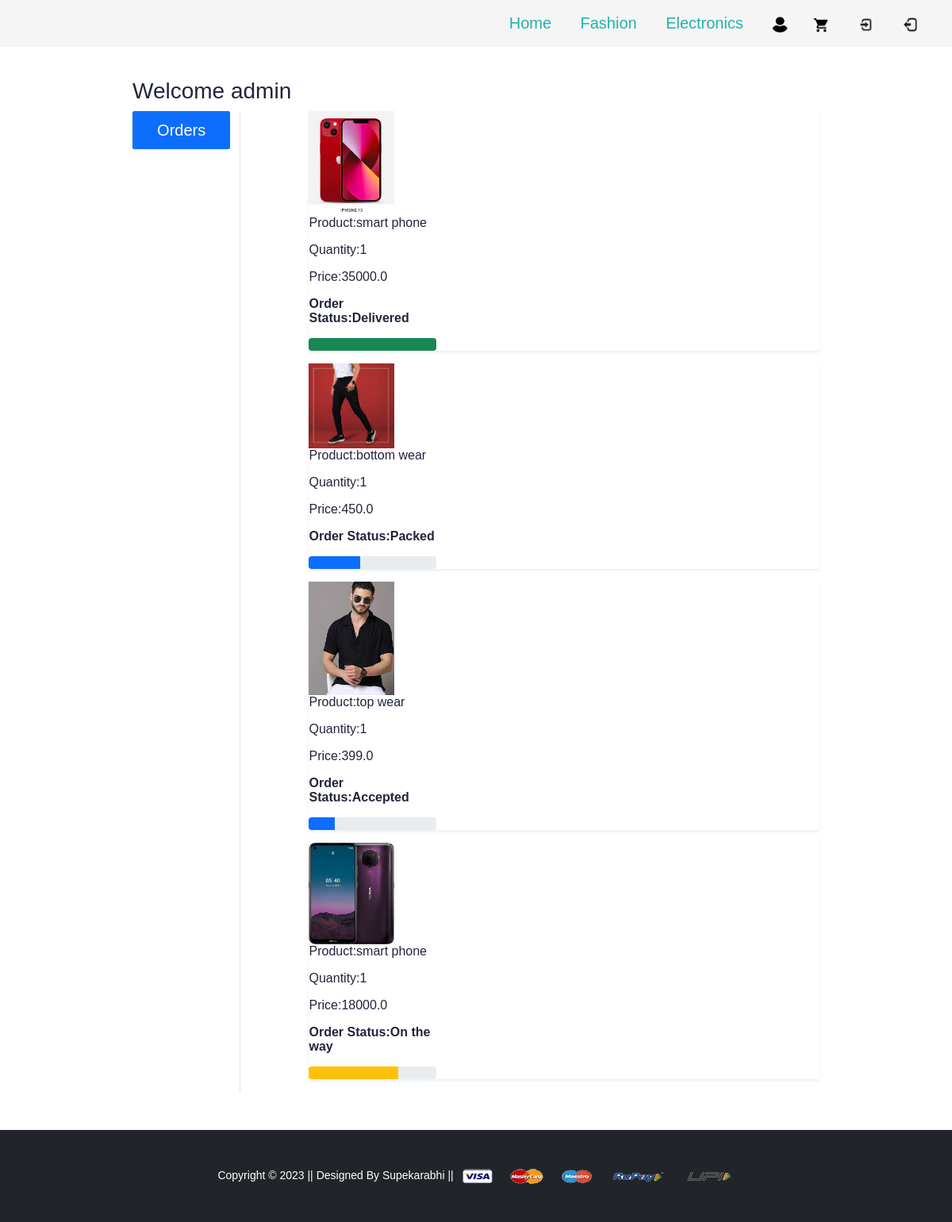
The page /orders/ (signed in) on the database as committed earlier.
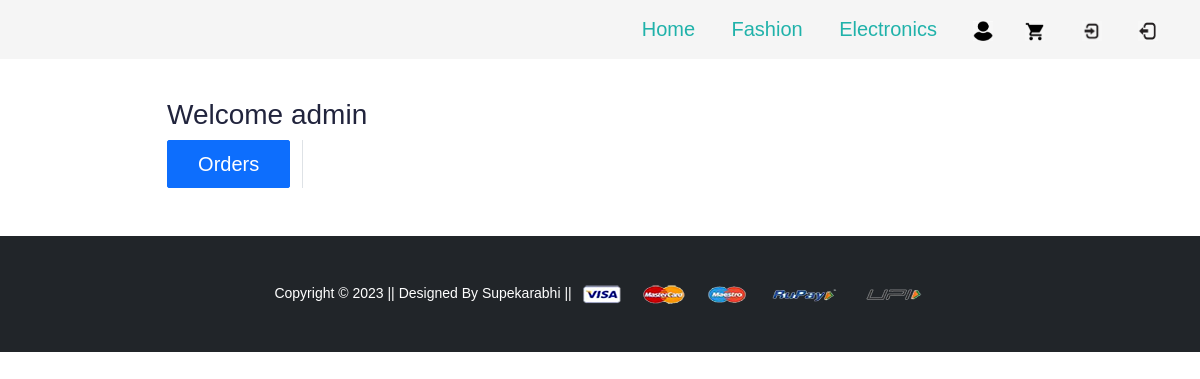
The same page on the database as committed later.
### app/models.py (models this page shows, shortened)
class OrderPlaced(models.Model):
    user=models.ForeignKey(User,on_delete=models.CASCADE)
    customer=models.ForeignKey(Customer,on_delete=models.CASCADE)
    product=models.ForeignKey(Product,on_delete=models.CASCADE)
    quantity=models.PositiveIntegerField(default=1)
    ordered_date=models.DateTimeField(auto_now_add=True)
    status=models.CharField(max_length=50,choices=STATUS_CHOICES,default='pending')
    @property
    def total_cost(self):
        return self.quantity * self.product.discounted_price

class Product(models.Model):
    title=models.CharField(max_length=100)
    selling_price=models.FloatField()
    discounted_price=models.FloatField()
    description=models.TextField()
    brand=models.CharField(max_length=100)
    category=models.CharField(choices=CATEGORY_CHOICES,max_length=2)
    product_image=models.ImageField(upload_to='productimg')

### app/views.py (the view)
# urls.py: path('orders/', views.orders, name='orders'),
@login_required
def orders(request):
 op=OrderPlaced.objects.filter(user=request.user)
 return render(request, 'app/orders.html',{'order_placed':op})

### app/templates/app/orders.html (shortened to what this page needs)
{% extends 'app/base.html' %}
{% load static %}
{% block main-content %}
<div class="container my-5">
 <div class="single_catagory_area row">
 <h3>Welcome <span class="text-capitalizer">{{request.user}}</span></h3>
  <div class="col-sm-2 border-end">
   <ul class="list-unstyled">
    <li class="d-grid"><a href="{% url 'orders' %}" class="btn btn-primary">Orders</a></li>
   </ul>
  </div>
  <div class="col-sm-9 offset-sm-1">
  {% for op in order_placed %}
   <div class="roow shadow-sm mb-3">
    <div class="col-sm-2">
      <img src="{{op.product.product_image.url}}" alt="" srcset="" class="img-fluid" height="150" width="150">
    </div>
    <div class="col-sm-7">
     <p>Product:{{op.product.title}}</P>
     <p>Quantity:{{op.quantity}}</P>
     <p>Price:{{op.total_cost}}</P>
    </div>
    <div class="col-sm-3 fw-bold">
        <p>Order Status:{{op.status}}</p>
        {% if op.status == "Accepted" %}
        <div class="progress">
          <div class="progress-bar bg-primary" role="progressbar" style="width:20%" aria-valuenow="20%" aria-valuemin="0" aria-valuemax="100"></div>
        </div>
        {% endif %}
        {% if op.status == 'Packed' %}
        <div class="progress">
          <div class="progress-bar bg-primary" role="progressbar" style="width:40%" aria-valuenow="40%" aria-valuemin="0" aria-valuemax="100"></div>
        </div>
        {% endif %}
        {% if op.status == 'On the way' %}
        <div class="progress">
          <div class="progress-bar bg-warning" role="progressbar" style="width:70%" aria-valuenow="70%" aria-valuemin="0" aria-valuemax="100"></div>
        </div>
        {% endif %}
        {% if op.status == 'Delivered' %}
        <div class="progress">
          <div class="progress-bar bg-success" role="progressbar" style="width:100%" aria-valuenow="100%" aria-valuemin="0" aria-valuemax="100"></div>
        </div>
        {% endif %}
      </div>
    </div>
    {% endfor %}
  </div>
 </div>
</div>
{% endblock main-content %}

Rows that differ between the two databases and show on the page:
removed OrderPlaced: product.product_image (picture), product "smart phone", quantity "1", total_cost "35000.0", status "Delivered"
removed OrderPlaced: product.product_image (picture), product "bottom wear", quantity "1", total_cost "450.0", status "Packed"
removed OrderPlaced: product.product_image (picture), product "top wear", quantity "1", total_cost "399.0", status "Accepted"
removed OrderPlaced: product.product_image (picture), product "smart phone", quantity "1", total_cost "18000.0", status "On the way"
